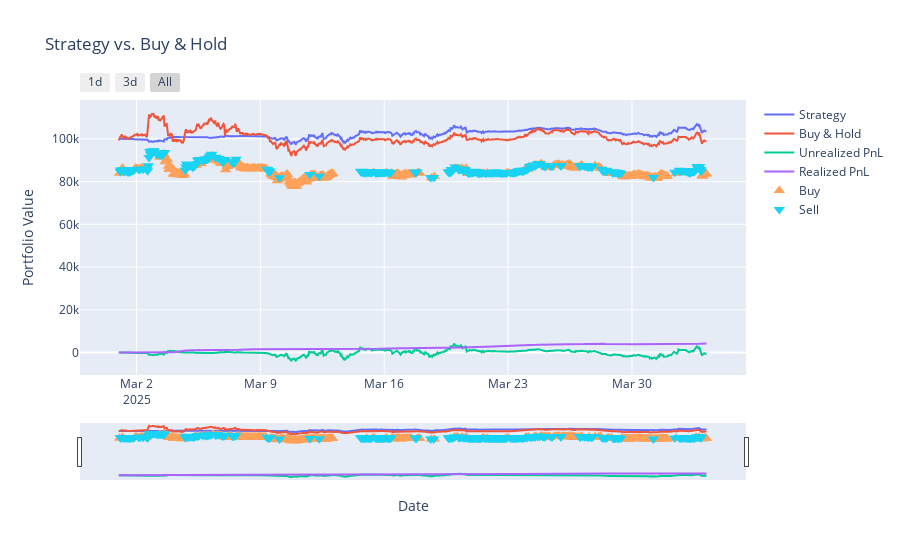

Notebook code for this chart:
### Code cell
fig = e.plot()

### Figure 1 — Plotly figure (JSON) as saved in the notebook; plotly's stock layout.template omitted (floating-point values rounded to 4 significant figures; data arrays with more than 128 entries replaced by an {"elided": "..."} marker saying what was removed)
{"data": [{"mode": "lines", "name": "Strategy", "type": "scatter", "x": {"elided": "798 str values"}, "y": {"elided": "798 float values"}}, {"mode": "lines", "name": "Buy & Hold", "type": "scatter", "x": {"elided": "798 str values"}, "y": {"elided": "798 float values"}}, {"mode": "lines", "name": "Unrealized PnL", "type": "scatter", "x": {"elided": "798 str values"}, "y": {"elided": "798 float values"}}, {"mode": "lines", "name": "Realized PnL", "type": "scatter", "x": {"elided": "798 str values"}, "y": {"elided": "798 float values"}}, {"marker": {"size": 10, "symbol": "triangle-up"}, "mode": "markers", "name": "Buy", "type": "scatter", "x": {"elided": "373 str values"}, "y": {"elided": "373 float values"}}, {"marker": {"size": 10, "symbol": "triangle-down"}, "mode": "markers", "name": "Sell", "type": "scatter", "x": {"elided": "295 str values"}, "y": {"elided": "295 float values"}}], "layout": {"hovermode": "x unified", "title": {"text": "Strategy vs. Buy & Hold"}, "xaxis": {"rangeselector": {"buttons": [{"count": 24, "label": "1d", "step": "hour", "stepmode": "backward"}, {"count": 72, "label": "3d", "step": "hour", "stepmode": "backward"}, {"label": "All", "step": "all"}]}, "rangeslider": {"visible": true}, "title": {"text": "Date"}, "type": "date"}, "yaxis": {"title": {"text": "Portfolio Value"}}}}
